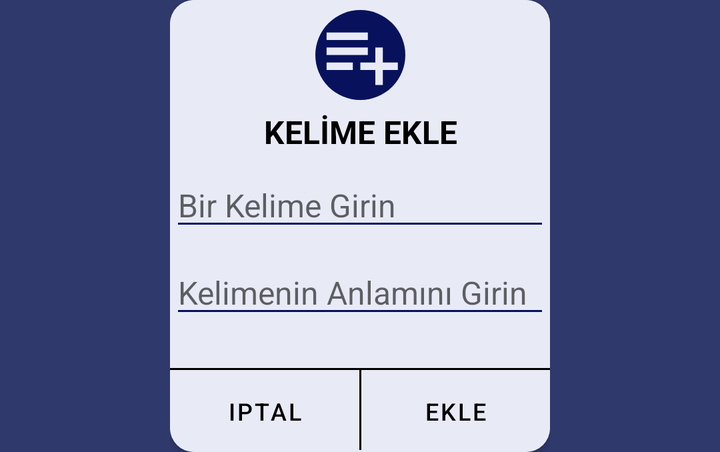
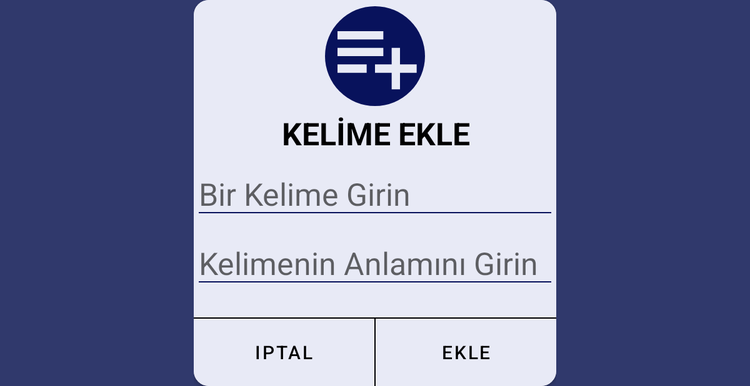

Two renders of one Android screen. The first uses the default layout on a phone; the second uses the alternative layout the repository ships for a different screen configuration, on a matching device. The two XML files are below.
<!-- AndroidManifest.xml: application theme SplashScreenTheme -->
<!-- res/layout/alertdialog_ekle.xml -->
<?xml version="1.0" encoding="utf-8"?>
<androidx.constraintlayout.widget.ConstraintLayout xmlns:android="http://schemas.android.com/apk/res/android"
    xmlns:app="http://schemas.android.com/apk/res-auto"
    xmlns:tools="http://schemas.android.com/tools"
    android:layout_width="wrap_content"
    android:layout_height="wrap_content"
    android:layout_gravity="center">

    <androidx.cardview.widget.CardView
        android:layout_width="wrap_content"
        android:layout_height="wrap_content"
        app:cardCornerRadius="12dp"
        app:layout_constraintBottom_toBottomOf="parent"
        app:layout_constraintEnd_toEndOf="parent"
        app:layout_constraintStart_toStartOf="parent"
        app:layout_constraintTop_toTopOf="parent">

        <androidx.constraintlayout.widget.ConstraintLayout
            android:layout_width="match_parent"
            android:layout_height="match_parent"
            android:background="@drawable/gradient_alert">


            <View
                android:id="@+id/view"
                android:layout_width="0dp"
                android:layout_height="1dp"
                android:layout_marginTop="20dp"
                android:background="@color/yazilar"
                app:layout_constraintBottom_toTopOf="@+id/view2"
                app:layout_constraintEnd_toEndOf="parent"
                app:layout_constraintHorizontal_bias="0.0"
                app:layout_constraintStart_toStartOf="parent"
                app:layout_constraintTop_toBottomOf="@+id/editText_turkce_duzenle" />

            <View
                android:id="@+id/view2"
                android:layout_width="1dp"
                android:layout_height="40dp"
                android:background="@color/yazilar"
                app:layout_constraintBottom_toBottomOf="parent"
                app:layout_constraintEnd_toEndOf="parent"
                app:layout_constraintHorizontal_bias="0.5"
                app:layout_constraintStart_toStartOf="parent"
                app:layout_constraintTop_toTopOf="@+id/view" />

            <TextView
                android:id="@+id/textView"
                android:layout_width="wrap_content"
                android:layout_height="wrap_content"
                android:layout_marginTop="5dp"
                android:text="KELİME EKLE"
                android:textColor="@color/yazilar"
                android:textSize="16sp"
                android:textStyle="bold"
                app:layout_constraintEnd_toEndOf="parent"
                app:layout_constraintHorizontal_bias="0.505"
                app:layout_constraintStart_toStartOf="parent"
                app:layout_constraintTop_toBottomOf="@+id/imageView2" />

            <EditText
                android:id="@+id/editText_ingilizce_duzenle"
                android:layout_width="wrap_content"
                android:layout_height="wrap_content"
                android:layout_marginTop="5dp"
                android:backgroundTint="#08125C"
                android:ems="10"
                android:hint="Bir Kelime Girin"
                android:inputType="textPersonName"
                android:textColor="@color/yazilar"
                android:textSize="16sp"
                app:layout_constraintEnd_toEndOf="parent"
                app:layout_constraintHorizontal_bias="0.0"
                app:layout_constraintStart_toStartOf="parent"
                app:layout_constraintTop_toBottomOf="@+id/textView" />

            <EditText
                android:id="@+id/editText_turkce_duzenle"
                android:layout_width="wrap_content"
                android:layout_height="wrap_content"
                android:layout_marginTop="5dp"
                android:backgroundTint="#08125C"
                android:ems="10"
                android:hint="Kelimenin Anlamını Girin"
                android:inputType="textPersonName"
                android:textColor="@color/yazilar"
                android:textSize="16sp"
                app:layout_constraintEnd_toEndOf="parent"
                app:layout_constraintHorizontal_bias="0.0"
                app:layout_constraintStart_toStartOf="parent"
                app:layout_constraintTop_toBottomOf="@+id/editText_ingilizce_duzenle" />

            <Button
                android:id="@+id/button1"
                android:layout_width="0dp"
                android:layout_height="0dp"
                android:background="@drawable/button_background"
                android:text="iptal"
                android:textSize="12dp"
                android:textColor="@color/yazilar"
                app:layout_constraintBottom_toBottomOf="parent"
                app:layout_constraintEnd_toStartOf="@+id/view2"
                app:layout_constraintHorizontal_bias="0.5"
                app:layout_constraintStart_toStartOf="parent"
                app:layout_constraintTop_toBottomOf="@+id/view" />

            <Button
                android:id="@+id/button2"
                android:layout_width="0dp"
                android:layout_height="0dp"
                android:background="@drawable/button_background"
                android:text="ekle"
                android:textSize="12dp"
                android:textColor="@color/yazilar"
                app:layout_constraintBottom_toBottomOf="parent"
                app:layout_constraintEnd_toEndOf="parent"
                app:layout_constraintHorizontal_bias="0.5"
                app:layout_constraintStart_toEndOf="@+id/view2"
                app:layout_constraintTop_toBottomOf="@+id/view" />

            <ImageView
                android:id="@+id/imageView2"
                android:layout_width="45dp"
                android:layout_height="45dp"
                android:layout_marginTop="5dp"
                android:background="@drawable/backgroun_alert_image"
                app:layout_constraintEnd_toEndOf="parent"
                app:layout_constraintHorizontal_bias="0.5"
                app:layout_constraintStart_toStartOf="parent"
                app:layout_constraintTop_toTopOf="parent"
                app:srcCompat="@drawable/add_playlist" />
        </androidx.constraintlayout.widget.ConstraintLayout>
    </androidx.cardview.widget.CardView>
</androidx.constraintlayout.widget.ConstraintLayout>
<!-- resources referenced by this layout -->
<resources>
  <color name="yazilar">#000000</color>
  <!-- drawable add_playlist (drawable) -->
  <vector android:autoMirrored="true" android:height="24dp"
      android:tint="#e8eaf6" android:viewportHeight="24"
      android:viewportWidth="24" android:width="24dp" xmlns:android="http://schemas.android.com/apk/res/android">
      <path android:fillColor="@android:color/white" android:pathData="M14,10H3v2h11V10zM14,6H3v2h11V6zM18,14v-4h-2v4h-4v2h4v4h2v-4h4v-2H18zM3,16h7v-2H3V16z"/>
  </vector>
  <!-- drawable backgroun_alert_image (drawable) -->
  <?xml version="1.0" encoding="utf-8"?>
  <shape xmlns:android="http://schemas.android.com/apk/res/android"
      android:shape="oval">
      <solid android:color="#08125C"/>
  
  </shape>
  <!-- drawable button_background (drawable) -->
  <?xml version="1.0" encoding="utf-8"?>
  <shape xmlns:android="http://schemas.android.com/apk/res/android"
      android:shape="rectangle">
      <solid android:color="#0003DAC6"/>
  
  </shape>
  <!-- drawable gradient_alert (drawable) -->
  <?xml version="1.0" encoding="utf-8"?>
  <shape xmlns:android="http://schemas.android.com/apk/res/android"
      android:shape="rectangle">
      <gradient android:startColor="#e8eaf6"
          android:centerColor="#e8eaf6"
          android:endColor="#e8eaf6"
          android:angle="270"/>
  
  </shape>
  <style name="SplashScreenTheme" parent="Theme.PT1">
          <item name="android:windowBackground">@drawable/splash_image</item>
      </style>
  <style name="Theme.PT1" parent="Theme.MaterialComponents.DayNight.DarkActionBar">
          
          <item name="colorPrimary">@color/purple_200</item>
          <item name="colorPrimaryVariant">@color/statusbar</item>
          <item name="colorOnPrimary">@color/white</item>
          
          <item name="colorSecondary">@color/teal_200</item>
          <item name="colorSecondaryVariant">@color/teal_700</item>
          <item name="colorOnSecondary">@color/black</item>
          
          <item name="android:statusBarColor" tools:targetApi="l">?attr/colorPrimaryVariant</item>
          
  
          <item name="android:forceDarkAllowed" tools:targetApi="q">false</item>
  
          <item name="windowNoTitle">true</item>
          <item name="windowActionBar">false</item>
      </style>
  <!-- drawable splash_image (drawable) -->
  <?xml version="1.0" encoding="utf-8"?>
  <layer-list xmlns:android="http://schemas.android.com/apk/res/android">
  <item android:drawable="@color/splashScreenColor"/>
      <item android:drawable="@drawable/splash_screen_logo"
          android:gravity="center" />
  
  
  
  </layer-list>
  <color name="purple_200">#000E5E</color>
  <color name="statusbar">#000E5E</color>
  <color name="white">#e8eaf6</color>
  <color name="teal_200">#000E5E</color>
  <color name="teal_700">#000E5E</color>
  <color name="black">#FF000000</color>
  <color name="splashScreenColor">#30396C</color>
</resources>
<!-- res/layout-sw600dp/alertdialog_ekle.xml (the repository's variant of the layout above) -->
<!-- drawn on a 7-inch tablet held upright -->
<?xml version="1.0" encoding="utf-8"?>
<androidx.constraintlayout.widget.ConstraintLayout xmlns:android="http://schemas.android.com/apk/res/android"
    xmlns:app="http://schemas.android.com/apk/res-auto"
    xmlns:tools="http://schemas.android.com/tools"
    android:layout_width="wrap_content"
    android:layout_height="wrap_content"
    android:layout_gravity="center">

    <androidx.cardview.widget.CardView
        android:layout_width="wrap_content"
        android:layout_height="wrap_content"
        app:cardCornerRadius="12dp"
        app:layout_constraintBottom_toBottomOf="parent"
        app:layout_constraintEnd_toEndOf="parent"
        app:layout_constraintStart_toStartOf="parent"
        app:layout_constraintTop_toTopOf="parent">

        <androidx.constraintlayout.widget.ConstraintLayout
            android:layout_width="match_parent"
            android:layout_height="match_parent"
            android:background="@drawable/gradient_alert">


            <View
                android:id="@+id/view"
                android:layout_width="0dp"
                android:layout_height="1dp"
                android:layout_marginTop="20dp"
                android:background="@color/yazilar"
                app:layout_constraintEnd_toEndOf="parent"
                app:layout_constraintHorizontal_bias="0.0"
                app:layout_constraintStart_toStartOf="parent"
                app:layout_constraintTop_toBottomOf="@+id/editText_turkce_duzenle" />

            <View
                android:id="@+id/view2"
                android:layout_width="1dp"
                android:layout_height="55dp"
                android:background="@color/yazilar"
                app:layout_constraintBottom_toBottomOf="parent"
                app:layout_constraintEnd_toEndOf="parent"
                app:layout_constraintHorizontal_bias="0.5"
                app:layout_constraintStart_toStartOf="parent"
                app:layout_constraintTop_toTopOf="@+id/view" />

            <TextView
                android:id="@+id/textView"
                android:layout_width="wrap_content"
                android:layout_height="wrap_content"
                android:layout_marginTop="5dp"
                android:text="KELİME EKLE"
                android:textColor="@color/yazilar"
                android:textSize="25sp"
                android:textStyle="bold"
                app:layout_constraintEnd_toEndOf="parent"
                app:layout_constraintHorizontal_bias="0.505"
                app:layout_constraintStart_toStartOf="parent"
                app:layout_constraintTop_toBottomOf="@+id/imageView2" />

            <EditText
                android:id="@+id/editText_ingilizce_duzenle"
                android:layout_width="wrap_content"
                android:layout_height="wrap_content"
                android:layout_marginTop="5dp"
                android:backgroundTint="#08125C"
                android:ems="10"
                android:hint="Bir Kelime Girin"
                android:inputType="textPersonName"
                android:textColor="@color/yazilar"
                android:textSize="25sp"
                app:layout_constraintEnd_toEndOf="parent"
                app:layout_constraintHorizontal_bias="0.0"
                app:layout_constraintStart_toStartOf="parent"
                app:layout_constraintTop_toBottomOf="@+id/textView" />

            <EditText
                android:id="@+id/editText_turkce_duzenle"
                android:layout_width="wrap_content"
                android:layout_height="wrap_content"
                android:layout_marginTop="5dp"
                android:backgroundTint="#08125C"
                android:ems="10"
                android:hint="Kelimenin Anlamını Girin"
                android:inputType="textPersonName"
                android:textColor="@color/yazilar"
                android:textSize="25sp"
                app:layout_constraintEnd_toEndOf="parent"
                app:layout_constraintHorizontal_bias="0.0"
                app:layout_constraintStart_toStartOf="parent"
                app:layout_constraintTop_toBottomOf="@+id/editText_ingilizce_duzenle" />

            <Button
                android:id="@+id/button1"
                android:layout_width="0dp"
                android:layout_height="0dp"
                android:background="@drawable/button_background"
                android:text="iptal"
                android:textSize="15sp"
                android:textColor="@color/yazilar"
                app:layout_constraintBottom_toBottomOf="parent"
                app:layout_constraintEnd_toStartOf="@+id/view2"
                app:layout_constraintHorizontal_bias="0.5"
                app:layout_constraintStart_toStartOf="parent"
                app:layout_constraintTop_toBottomOf="@+id/view" />

            <Button
                android:id="@+id/button2"
                android:layout_width="0dp"
                android:layout_height="0dp"
                android:background="@drawable/button_background"
                android:text="ekle"
                android:textSize="15sp"
                android:textColor="@color/yazilar"
                app:layout_constraintBottom_toBottomOf="parent"
                app:layout_constraintEnd_toEndOf="parent"
                app:layout_constraintHorizontal_bias="0.5"
                app:layout_constraintStart_toEndOf="@+id/view2"
                app:layout_constraintTop_toBottomOf="@+id/view" />

            <ImageView
                android:id="@+id/imageView2"
                android:layout_width="80dp"
                android:layout_height="80dp"
                android:layout_marginTop="5dp"
                android:background="@drawable/backgroun_alert_image"
                app:layout_constraintEnd_toEndOf="parent"
                app:layout_constraintHorizontal_bias="0.5"
                app:layout_constraintStart_toStartOf="parent"
                app:layout_constraintTop_toTopOf="parent"
                app:srcCompat="@drawable/add_playlist" />
        </androidx.constraintlayout.widget.ConstraintLayout>
    </androidx.cardview.widget.CardView>
</androidx.constraintlayout.widget.ConstraintLayout>
